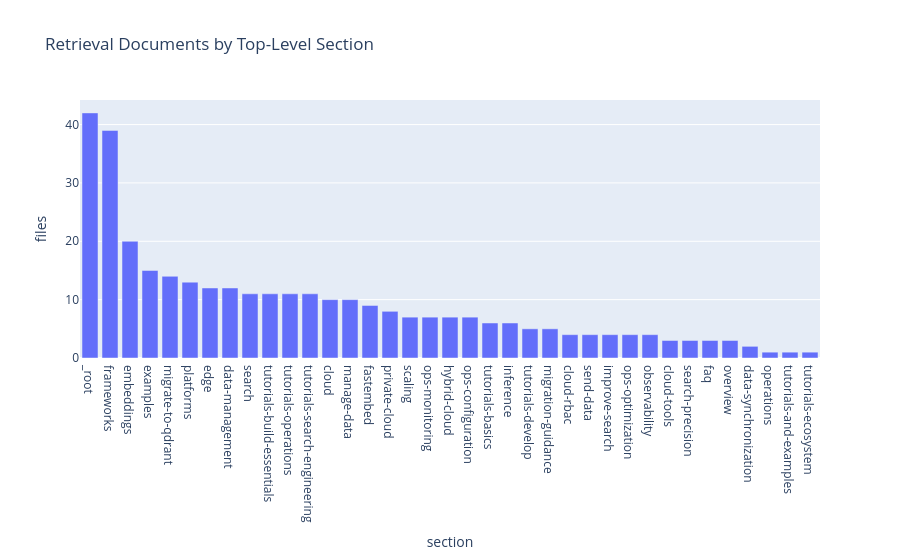

Notebook code cell kept with this figure:
### Code cell
section_counts = (
    retrieval_corpus_df["section"].value_counts().rename_axis("section").reset_index(name="files")
)

fig = px.bar(
    section_counts, x="section", y="files", title="Retrieval Documents by Top-Level Section"
)

fig.show()

### Figure 1 — Plotly figure (JSON) as saved in the notebook; plotly's stock layout.template omitted (floating-point values rounded to 4 significant figures)
{"data": [{"hovertemplate": "section=%{x}<br>files=%{y}<extra></extra>", "legendgroup": "", "marker": {"color": "#636efa", "pattern": {"shape": ""}}, "name": "", "orientation": "v", "showlegend": false, "textposition": "auto", "type": "bar", "x": ["_root", "frameworks", "embeddings", "examples", "migrate-to-qdrant", "platforms", "edge", "data-management", "search", "tutorials-build-essentials", "tutorials-operations", "tutorials-search-engineering", "cloud", "manage-data", "fastembed", "private-cloud", "scaling", "ops-monitoring", "hybrid-cloud", "ops-configuration", "tutorials-basics", "inference", "tutorials-develop", "migration-guidance", "cloud-rbac", "send-data", "improve-search", "ops-optimization", "observability", "cloud-tools", "search-precision", "faq", "overview", "data-synchronization", "operations", "tutorials-and-examples", "tutorials-ecosystem"], "xaxis": "x", "y": [42, 39, 20, 15, 14, 13, 12, 12, 11, 11, 11, 11, 10, 10, 9, 8, 7, 7, 7, 7, 6, 6, 5, 5, 4, 4, 4, 4, 4, 3, 3, 3, 3, 2, 1, 1, 1], "yaxis": "y"}], "layout": {"barmode": "relative", "legend": {"tracegroupgap": 0}, "title": {"text": "Retrieval Documents by Top-Level Section"}, "xaxis": {"anchor": "y", "domain": [0, 1], "title": {"text": "section"}}, "yaxis": {"anchor": "x", "domain": [0, 1], "title": {"text": "files"}}}}
